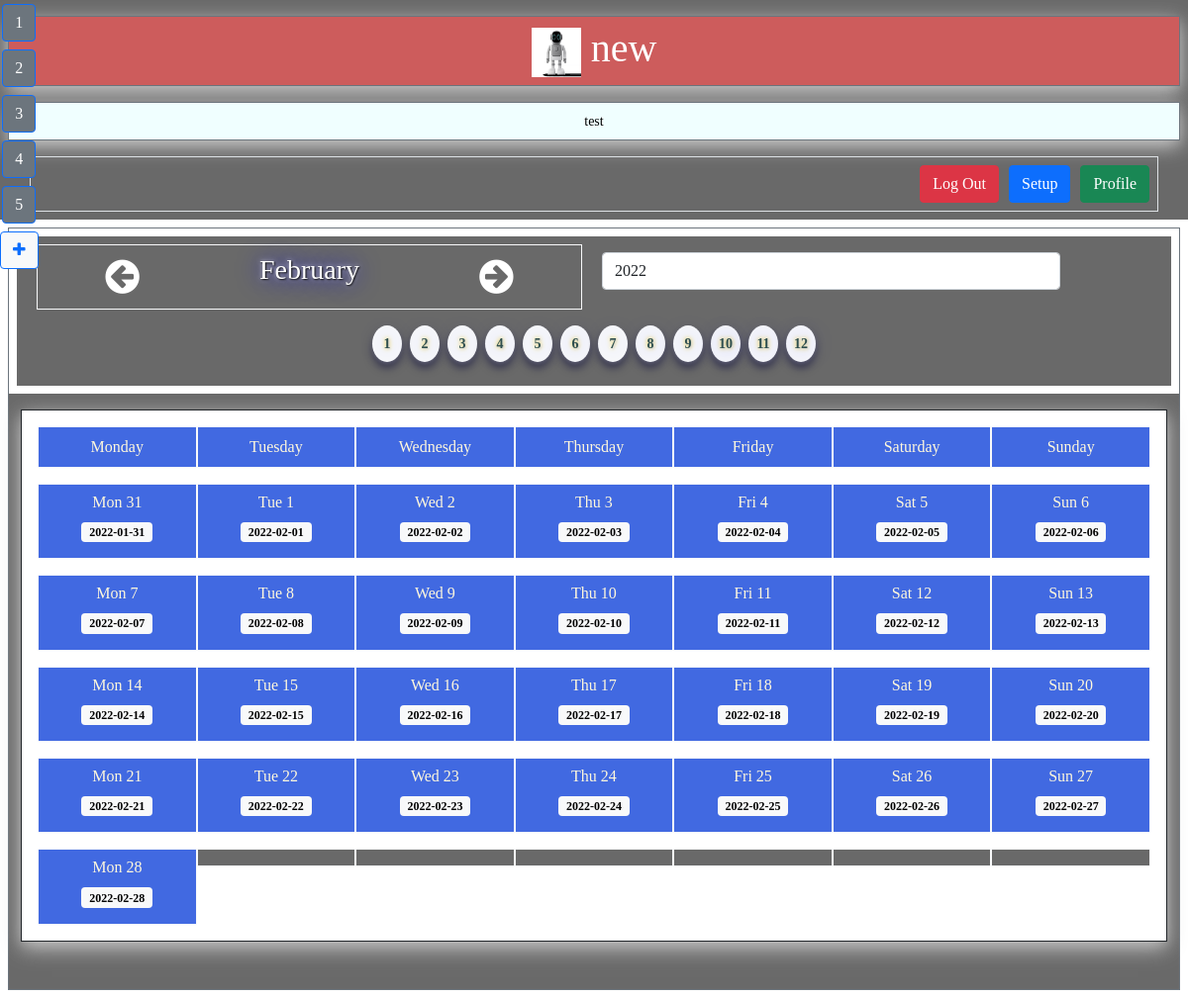
Screenshot of /index.php (signed in) with the database file from the repository.
### tables this page shows
CREATE TABLE `month` (
  `id` int(11) NOT NULL,
  `month` int(2) NOT NULL,
  `year_id` int(11) NOT NULL
);

CREATE TABLE `day` (
  `id` int(11) NOT NULL,
  `day` int(2) NOT NULL,
  `day_name` varchar(20) NOT NULL,
  `day_date` date NOT NULL,
  `month_id` int(11) NOT NULL
);

### controllers/IndexController.php (called while the page is built, shortened)
<?php
require_once (dirname(__FILE__, 2) . '\functions.php');
require_once (dirname(__FILE__, 2) . '\services\CalendarService.php');
require_once (dirname(__FILE__, 2) . '\services\YearService.php');
require_once (dirname(__FILE__, 2) . '\services\SlotService.php');
require_once (dirname(__FILE__, 2) . '\models\Calendar.php');
class IndexController {
  protected $calendar_service;
  protected $year_service;
  protected $used_calendar;
  public function __construct(PDO $pdo, $selected_month=null, $type='GET')
  {
    $this->calendar_service = new CalendarService($pdo);
    $this->year_service = new YearService($pdo);
    $used_cal = $this->assign_used_calendar();
    $this->set_years($this->return_all_years($used_cal->get_id()));
  }
  public function assign_used_calendar(){
    $cal = $this->calendar_service->get_used_calendar("used", 1);
    if (!empty($cal)){
      return $cal;
    } else {
      return array();
    }
  }
  public function set_used_calendar($used_calendar){
    $this->used_calendar = $used_calendar;
  }
  public function get_used_calendar(){
    return $this->used_calendar;
  }
  public function return_all_years($cal_id){
    if (!is_null($cal_id) && isset($cal_id) && isset($this->year_service)){
      $current_years = $this->year_service->get_all_years_where('cal_id', $cal_id);
      $current_years = is_array($current_years) ? $current_years : array();
      return $current_years;
    } else {
      return array();
    }
  }
  public function isValidTimezoneId($timezoneId) {
    @$tz=timezone_open($timezoneId);
    return $tz!==FALSE;
  }
  public function set_time_zone($time_zone){
    $selected_app_timezone = $this->isValidTimezoneId($time_zone) ? $time_zone : 'Europe/Rome';
    return true;
  }
}

### functions.php (called while the page is built, shortened)
<?php
function test_input($data) {
  $data = trim($data);
  $data = stripslashes($data);
  $data = htmlspecialchars($data);
  return $data;
}
?>

### mappers/CalendarMapper.php (called while the page is built, shortened)
<?php
class CalendarMapper {
    protected $pdo;
    public function __construct(PDO $pdo)
    {
      $this->pdo = $pdo;
    }
    public function getPDO(){
      return $this->pdo;
    }
    function read_one($calendar_id){
      $pdo = $this->getPDO();
      $stmt = $pdo->prepare("SELECT * FROM calendar WHERE id=:id");
      $stmt->bindParam(':id', $calendar_id, PDO::PARAM_INT);
      $stmt->execute();
      $data = $stmt->fetch();
      return $data;
    }
    function get_calendars_where($column, $value, $limit=1, $get_what='*'){
      $limit = $limit < 1 ? 1 : intval($limit);
      $pdo = $this->getPDO();
      $sql = "SELECT ".$get_what." FROM calendar WHERE ".test_input($column)."=? LIMIT ".test_input($limit)."";
      $stmt= $pdo->prepare($sql);
      $success = $stmt->execute([$value]);
      if ($success){
        return $stmt->fetch();
      } else {
        return array();
      }
    }
}

### services/CalendarService.php (called while the page is built, shortened)
<?php
require_once(dirname(__FILE__, 2) . '\mappers\CalendarMapper.php');
require_once(dirname(__FILE__, 2) . '\models\Calendar.php');
class CalendarService {
  protected $calendar_mapper;
  public function __construct(PDO $pdo)
  {
    $this->calendar_mapper = new CalendarMapper($pdo);
  }
  function get_calendar_by_id($calendar_id){
    $calendar_row = $this->calendar_mapper->read_one($calendar_id);
    $calendar = new Calendar();
    $calendar->init($calendar_row['title'], $calendar_row['start_year'], $calendar_row['added_years'], $calendar_row['periods_per_day'], $calendar_row['slots_per_period'], $calendar_row['description']);
    $calendar->set_id($calendar_row['id']);
    $calendar->set_used($calendar_row['used']);
    $calendar->set_background_image($calendar_row['background_image']);
    $calendar->set_sign_background($calendar_row['sign_background']);
    return $calendar;
  }
  function get_used_calendar($column, $value){
    $calendar_row = array();
    $get_cal_id = $this->calendar_mapper->get_calendars_where($column, $value, 1, 'id');
    if ($get_cal_id && is_array($get_cal_id) && isset($get_cal_id['id'])){
      $calendar_row = $this->get_calendar_by_id($get_cal_id['id']);
    }
    return $calendar_row;
  }
}

### models/Calendar.php (called while the page is built, shortened)
<?php
class Calendar {
  private $id;
  function set_id($id) {
    $this->id = $id;
  }
  function get_id() {
    return $this->id;
  }
}

### mappers/YearMapper.php (called while the page is built, shortened)
<?php
class YearMapper {
  protected $pdo;
  public function __construct(PDO $pdo)
  {
    $this->pdo = $pdo;
  }
  public function getPDO(){
    return $this->pdo;
  }
  function read_all_where($column, $value, $limit=''){
    $pdo = $this->getPDO();
    $sql = "SELECT * FROM year WHERE ".test_input($column)."=?".$limit;
    $stmt = $pdo->prepare($sql);
    $stmt->execute([$value]);
    $data = $stmt->fetchAll();
    return $data;
  }
}

### services/YearService.php (called while the page is built, shortened)
<?php
require_once(dirname(__FILE__, 2) . '\mappers\YearMapper.php');
class YearService {
  protected $year_mapper;
  public function __construct(PDO $pdo)
  {
    $this->year_mapper = new YearMapper($pdo);
  }
  function get_all_years_where($column, $value, $limit=''){
    $limit = $limit && $limit != '' && is_numeric($limit) ? ' ORDER BY year LIMIT ' . $limit : ' ORDER BY year';
    $year_list = array();
    $year_rows = $this->year_mapper->read_all_where($column, $value, $limit);
    for ($i=0; $i<count($year_rows); $i++){
        $year = new Year();
        $year->init(
          $year_rows[$i]['year'],
          $year_rows[$i]['cal_id']
        );
        $year->set_id($year_rows[$i]['id']);
        array_push($year_list, $year);
    }
    return $year_list;
  }
}

### index.php (the view, shortened to what this page needs)
<?php
require_once('config.php');
require_once('controllers/IndexController.php');
$request_type = $_SERVER['REQUEST_METHOD'] === 'POST' ? 'POST' : 'GET';
$index_controller = null;
$current_months = null;
$current_weeks = null;
$cal_years = null;
$current_year = null;
try {
  $current_month = isset($_GET['month']) && !empty($_GET['month']) ? test_input($_GET['month']) : null;
  global $pdo;
  $index_controller = new IndexController($pdo, $current_month, $request_type);
  $current_months = $index_controller->get_current_months();
  $cal_years = $index_controller->get_years();
  $current_year = $index_controller->get_current_year();
  $current_weeks = $index_controller->get_current_weeks();
}
catch( Exception $e ) {
  $used_calendar_emessage = $e->getMessage();
  $error = true;
}
?>
<!DOCTYPE html>
<html lang="en">
  <head>
    <link rel="stylesheet" href="assets/css/style.css">
    <link rel="stylesheet" href="https://cdnjs.cloudflare.com/ajax/libs/font-awesome/4.7.0/css/font-awesome.min.css">
    <link rel="stylesheet" href="https://cdnjs.cloudflare.com/ajax/libs/font-awesome/4.7.0/css/font-awesome.min.css">
    <link href="https://cdn.jsdelivr.net/npm/bootstrap@5.1.3/dist/css/bootstrap.min.css" rel="stylesheet">
  </head>
  <body>
    <div class="container-fluid p-2 text-white text-center cal_title bg_dimgray">
      <h3 class="display-6 mt-2 mb-3 text-white p-2 bg_indianred
      default_shadow text_shadow03 border border-secondary">
      <img src="<?php echo defined('THUMBNAIL') ? 'uploads/images/' . THUMBNAIL : 'uploads/images/default_logo.png'; ?>" alt="Calendar Logo" height="50" width="50">
      <?php echo defined('TITLE') ? TITLE : 'Super Calendar'; ?>
    </h3>
      <p class="description_p bg_azure  text-black border border-secondary p-2 default_shadow">
        <?php echo defined('DESCRIPTION') ? DESCRIPTION : 'Booking Calendar'; ?>
      </p>
      <div class="container d-flex justify-content-end border border-succcess p-2">
        <a href="./logout.php" class="btn btn-danger">Log Out</a>
        <span style="width:10px;"></span>
        <button class="btn btn-primary">Setup</button>
        <span style="width:10px;"></span>
        <button class="btn btn-success">Profile</button>
      </div>
    </div>
    <div class="app_main container-fluid p-2 text-black text-center" style="width: 100% !important;">
      <div class="container-fluid main_cal_display border border-secondary">
        <div class="row">
          <div class="col-sm-12  p-2 d-flex justify-content-center">
            <div class="row container-fluid options_parent  bg_dimgray p-2">
              <div id="month_controler_container" class="col-sm-6">
                <div  class="container month_row d-flex flex-wrap align-items-start justify-content-between p-2  text-black border border-light">
                  <i class="display-6 flex-fill fa fa-arrow-circle-left text-white month_arrow"></i>
                  <h3 id="selected_month_name" class="flex-fill month_name text_shadow01 text-white">
                    <?php if (!is_null($index_controller->get_current_month())){
                      $dateObj = DateTime::createFromFormat('!m', $index_controller->get_current_month()->get_month());
                      $monthName = $dateObj->format('F');
                      echo $monthName;
                    } ?>
                  </h3>
                  <i class="display-6 flex-fill fa fa-arrow-circle-right text-white month_arrow"></i>
                </div>
              </div>
              <div class="col-sm-5 d-flex justify-content-center align-items-start rounded p-2">
                <form class="flex-fill">
                  <select class="form-control" name="selected_year" id="selected_year">
                    <?php if (!empty($cal_years) && is_array($cal_years)) {
                      for ($y=0; $y<count($cal_years); $y++){
                    ?>
                      <option value="<?php echo $cal_years[$y]->get_year(); ?>"
                        <?php echo $current_year->get_year() == $cal_years[$y]->get_year() ? 'selected' : ''; ?> >
                        <?php echo $cal_years[$y]->get_year(); ?>
                      </option>
                    <?php }
                    } ?>
                  </select>
                </form>
              </div>
              <div class="col-sm-12 bg_dimgray p-2">
                <div class="btn-group btn-sm d-flex flex-wrap justify-content-center align-items-center month_small_btns">
                  <?php
                    if ($current_months && is_array($current_months) && !empty($current_months)){
                      for ($m=0; $m<count($current_months); $m++){
                        ?>
                        <form method="GET" action="./" class="month_form bg-light p-1 m-1 rounded-circle d-flex justify-content-center align-items-center month_toggle_btn">
                          <span class="p-1 text-center"><?php echo $current_months[$m]->get_month(); ?></span>
                        </form>
                        <?php
                      }
                    }
                  ?>
                </div>
              </div>
            </div>
          </div>
          <div class="col-sm-12 d-flex justify-content-center align-items-center bg_dimgray">
            <div class="calendar border border-dark p-2 mt-3 mb-5 container-fluid bg-white">
              <div class="d-flex p-2 cal_days_titles">
                <div class="flex-fill border border-light cal_card_cell">
                  <span class="full_day">Monday</span>
                </div>
                <div class="flex-fill border border-light cal_card_cell">
                  <span class="full_day">Tuesday</span>
                </div>
                <div class="flex-fill border border-light cal_card_cell">
                  <span class="full_day">Wednesday</span>
                </div>
                <div class="flex-fill border border-light cal_card_cell">
                  <span class="full_day">Thursday</span>
                </div>
                <div class="flex-fill border border-light cal_card_cell">
                  <span class="full_day">Friday</span>
                </div>
                <div class="flex-fill border border-light cal_card_cell">
                  <span class="full_day">Saturday</span>
                </div>
                <div class="flex-fill border border-light cal_card_cell">
                  <span class="full_day">Sunday</span>
                </div>
              </div>
              <div class="d-flex flex-column align-items-center p-2 " style="position: fixed;left:0;top:0;background: transparent;width:fit-content;max-width:100% !important; font-size:10px;margin:0;padding:0 !important;">
                <?php
                  if ($current_weeks && !empty($current_weeks)){
                    for ($cw=0; $cw<count($current_weeks); $cw++){
                      $week_id = 'week_' . ($cw+1);
                      ?>
                      <div class="scroll_to_btns flex-fill border border-primary btn  btn-secondary text-white  mt-1 mb-1" data-target="<?php echo $week_id; ?>"><?php echo ($cw+1); ?></div>
                      <?php
                    }
                  }
                ?>
                <div id="map_booking_modal_open" class="flex-fill border border-primary btn btn-light mt-1 mb-1 aside_add_res" data-bs-toggle="modal" data-bs-target="#mapBookingModal">
                 <i class="fa fa-plus text-primary"></i>
                </div>
              </div>
              <?php
                if (!is_null($current_weeks) && !empty($current_weeks)){
                  for ($w=0; $w<count($current_weeks); $w++){
                    $current_week = $current_weeks[$w];
                    $week_id = 'week_' . ($w+1);
                    $week_count = count($index_controller->get_current_days());
                    ?>
                    <div class="d-flex p-2 cal_cards_row week_<?php echo ($w+1); ?>" id="<?php echo $week_id; ?>">
                      <?php
                      for ($d=0; $d<count($current_week); $d++){
                        $day_data = $current_weeks[$w][$d];
                        if ($day_data == false || empty($day_data)){
                          ?>
                          <div class="flex-fill border border-light cal_card_cell day_card null_day" title="This day is not available The selected month is : <?php echo $week_count; ?> Days">
                          </div>
                          <?php
                        } else {
                          $selected_day = $day_data['day'];
                          $day_id = $selected_day->get_id();
                          $day = $selected_day->get_day();
                          $day_date = $selected_day->get_day_date();
                          $day_name = $selected_day->get_day_name();
                        ?>
                        <div data-day="<?php echo $day_name; ?>" class="flex-fill border border-light cal_card_cell day_card" id="day_<?php echo $day_id;  ?>">
                             <h6 class="text-center"><?php echo substr($day_name, 0, 3) . ' ' . $day; ?></h6>
                             <h6 class="text-center bg-light text-black badge"><?php echo $day_date; ?></h6>
                        </div>
                        <?php
                        }
                      }
                      ?>
                    </div>
                    <?php
                  }
                }
              ?>
          </div>
        </div>
      </div>
    </div>
  </div>
  </body>
</html>

### rows the page displays
month: month "February", month "2"
month: month "1"
month: month "3"
month: month "4"
month: month "5"
month: month "6"
month: month "7"
month: month "8"
month: month "9"
month: month "10"
month: month "11"
month: month "12"
day: day_name "Mon", day "31", day_date "2022-01-31"
day: day_name "Tue", day "1", day_date "2022-02-01"
day: day_name "Wed", day "2", day_date "2022-02-02"
day: day_name "Thu", day "3", day_date "2022-02-03"
day: day_name "Fri", day "4", day_date "2022-02-04"
day: day_name "Sat", day "5", day_date "2022-02-05"
day: day_name "Sun", day "6", day_date "2022-02-06"
day: day_name "Mon", day "7", day_date "2022-02-07"
day: day_name "Tue", day "8", day_date "2022-02-08"
day: day_name "Wed", day "9", day_date "2022-02-09"
day: day_name "Thu", day "10", day_date "2022-02-10"
day: day_name "Fri", day "11", day_date "2022-02-11"
day: day_name "Sat", day "12", day_date "2022-02-12"
day: day_name "Sun", day "13", day_date "2022-02-13"
day: day_name "Mon", day "14", day_date "2022-02-14"
day: day_name "Tue", day "15", day_date "2022-02-15"
day: day_name "Wed", day "16", day_date "2022-02-16"
day: day_name "Thu", day "17", day_date "2022-02-17"
day: day_name "Fri", day "18", day_date "2022-02-18"
day: day_name "Sat", day "19", day_date "2022-02-19"
day: day_name "Sun", day "20", day_date "2022-02-20"
day: day_name "Mon", day "21", day_date "2022-02-21"
day: day_name "Tue", day "22", day_date "2022-02-22"
day: day_name "Wed", day "23", day_date "2022-02-23"
day: day_name "Thu", day "24", day_date "2022-02-24"
day: day_name "Fri", day "25", day_date "2022-02-25"
day: day_name "Sat", day "26", day_date "2022-02-26"
day: day_name "Sun", day "27", day_date "2022-02-27"
day: day_name "Mon", day "28", day_date "2022-02-28"

### other values shown
TITLE "new"
DESCRIPTION "test"
form field selected_year "2022"
